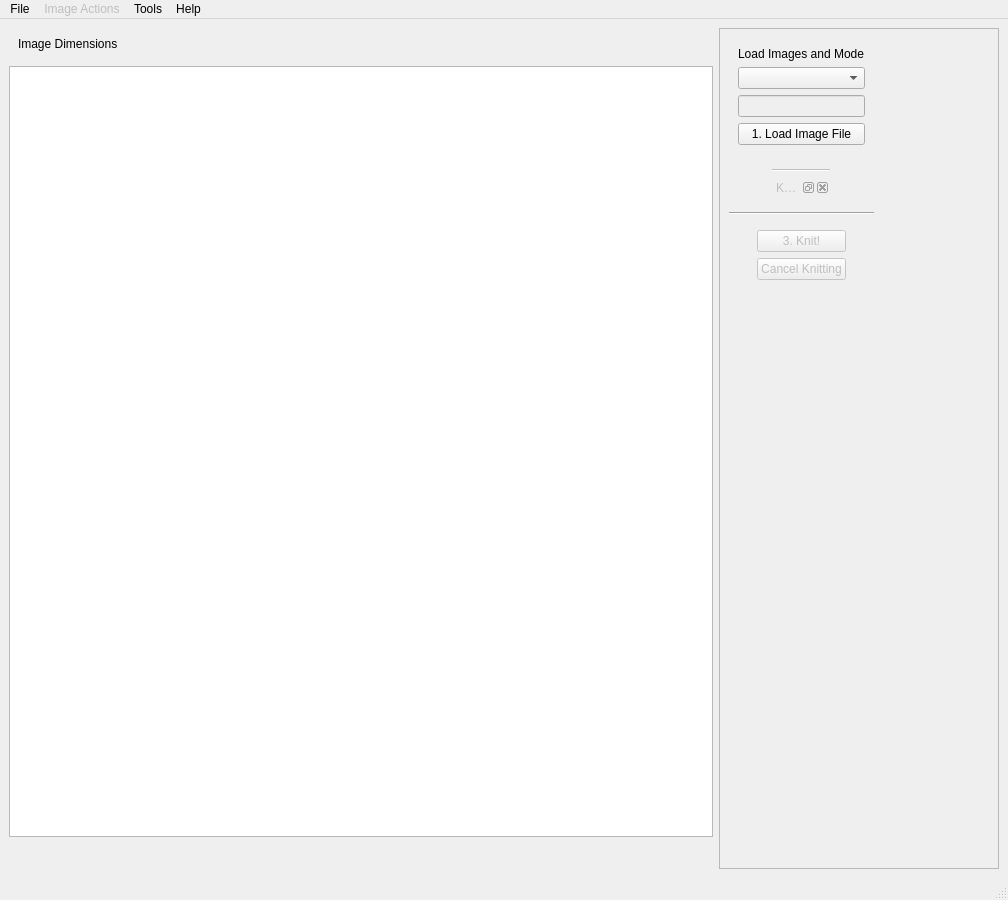
<?xml version="1.0" encoding="UTF-8"?>
<ui version="4.0">
 <class>MainWindow</class>
 <widget class="QMainWindow" name="MainWindow">
  <property name="geometry">
   <rect>
    <x>0</x>
    <y>0</y>
    <width>1008</width>
    <height>900</height>
   </rect>
  </property>
  <property name="windowTitle">
   <string>All Yarns Are Beautiful</string>
  </property>
  <widget class="QWidget" name="centralwidget">
   <layout class="QGridLayout" name="gridLayout">
    <item row="0" column="1" rowspan="3">
     <widget class="QScrollArea" name="assistant_dock">
      <property name="enabled">
       <bool>true</bool>
      </property>
      <property name="sizePolicy">
       <sizepolicy hsizetype="Preferred" vsizetype="Preferred">
        <horstretch>0</horstretch>
        <verstretch>0</verstretch>
       </sizepolicy>
      </property>
      <property name="minimumSize">
       <size>
        <width>280</width>
        <height>0</height>
       </size>
      </property>
      <property name="maximumSize">
       <size>
        <width>540</width>
        <height>16777215</height>
       </size>
      </property>
      <property name="windowTitle">
       <string>Asistant</string>
      </property>
      <property name="layoutDirection">
       <enum>Qt::LeftToRight</enum>
      </property>
      <property name="frameShadow">
       <enum>QFrame::Plain</enum>
      </property>
      <property name="horizontalScrollBarPolicy">
       <enum>Qt::ScrollBarAlwaysOff</enum>
      </property>
      <property name="widgetResizable">
       <bool>false</bool>
      </property>
      <widget class="QWidget" name="dockWidgetContents">
       <property name="geometry">
        <rect>
         <x>0</x>
         <y>0</y>
         <width>500</width>
         <height>700</height>
        </rect>
       </property>
       <property name="sizePolicy">
        <sizepolicy hsizetype="Preferred" vsizetype="Preferred">
         <horstretch>0</horstretch>
         <verstretch>0</verstretch>
        </sizepolicy>
       </property>
       <layout class="QVBoxLayout" name="verticalLayout_5">
        <property name="sizeConstraint">
         <enum>QLayout::SetFixedSize</enum>
        </property>
        <item alignment="Qt::AlignHCenter">
         <widget class="QWidget" name="widget_imgload" native="true">
          <property name="enabled">
           <bool>true</bool>
          </property>
          <property name="sizePolicy">
           <sizepolicy hsizetype="Preferred" vsizetype="Preferred">
            <horstretch>0</horstretch>
            <verstretch>0</verstretch>
           </sizepolicy>
          </property>
          <layout class="QVBoxLayout" name="verticalLayout">
           <property name="sizeConstraint">
            <enum>QLayout::SetMaximumSize</enum>
           </property>
           <item>
            <widget class="QLabel" name="label_3">
             <property name="text">
              <string>Load Images and Mode</string>
             </property>
            </widget>
           </item>
           <item>
            <widget class="QComboBox" name="module_dropdown"/>
           </item>
           <item>
            <widget class="QLineEdit" name="filename_lineedit">
             <property name="enabled">
              <bool>false</bool>
             </property>
             <property name="text">
              <string notr="true"/>
             </property>
            </widget>
           </item>
           <item>
            <widget class="QPushButton" name="load_file_button">
             <property name="text">
              <string>1. Load Image File</string>
             </property>
             <property name="shortcut">
              <string>Ctrl+O</string>
             </property>
            </widget>
           </item>
          </layout>
         </widget>
        </item>
        <item alignment="Qt::AlignHCenter">
         <widget class="QWidget" name="widget_optionsdock" native="true">
          <property name="enabled">
           <bool>false</bool>
          </property>
          <layout class="QVBoxLayout" name="verticalLayout_2">
           <property name="sizeConstraint">
            <enum>QLayout::SetMaximumSize</enum>
           </property>
           <item>
            <widget class="Line" name="line">
             <property name="orientation">
              <enum>Qt::Horizontal</enum>
             </property>
            </widget>
           </item>
           <item>
            <widget class="QDockWidget" name="knitting_options_dock">
             <property name="sizePolicy">
              <sizepolicy hsizetype="Minimum" vsizetype="Maximum">
               <horstretch>0</horstretch>
               <verstretch>0</verstretch>
              </sizepolicy>
             </property>
             <property name="windowTitle">
              <string>Knitting Options</string>
             </property>
             <widget class="QWidget" name="dockWidgetContents_2"/>
            </widget>
           </item>
          </layout>
         </widget>
        </item>
        <item>
         <widget class="Line" name="line_2">
          <property name="orientation">
           <enum>Qt::Horizontal</enum>
          </property>
         </widget>
        </item>
        <item alignment="Qt::AlignHCenter">
         <widget class="QWidget" name="widget_knitcontrol" native="true">
          <property name="enabled">
           <bool>true</bool>
          </property>
          <layout class="QVBoxLayout" name="verticalLayout_3">
           <property name="sizeConstraint">
            <enum>QLayout::SetMaximumSize</enum>
           </property>
           <item>
            <widget class="QPushButton" name="knit_button">
             <property name="enabled">
              <bool>false</bool>
             </property>
             <property name="text">
              <string>3. Knit!</string>
             </property>
             <property name="shortcut">
              <string>Ctrl+Return</string>
             </property>
            </widget>
           </item>
           <item>
            <widget class="QPushButton" name="cancel_button">
             <property name="enabled">
              <bool>false</bool>
             </property>
             <property name="text">
              <string>Cancel Knitting</string>
             </property>
             <property name="shortcut">
              <string>Esc</string>
             </property>
            </widget>
           </item>
          </layout>
         </widget>
        </item>
       </layout>
      </widget>
     </widget>
    </item>
    <item row="0" column="0">
     <layout class="QVBoxLayout" name="image_side_panel">
      <item>
       <widget class="QWidget" name="widget_6" native="true">
        <layout class="QHBoxLayout" name="horizontalLayout_2">
         <item>
          <widget class="QLabel" name="label_4">
           <property name="text">
            <string>Image Dimensions</string>
           </property>
          </widget>
         </item>
         <item>
          <widget class="QLabel" name="dimensions_label">
           <property name="text">
            <string/>
           </property>
          </widget>
         </item>
        </layout>
       </widget>
      </item>
      <item>
       <widget class="QGraphicsView" name="image_pattern_view"/>
      </item>
      <item>
       <widget class="QLabel" name="notification_label">
        <property name="text">
         <string/>
        </property>
        <property name="alignment">
         <set>Qt::AlignCenter</set>
        </property>
       </widget>
      </item>
     </layout>
    </item>
   </layout>
  </widget>
  <widget class="QMenuBar" name="menubar">
   <property name="geometry">
    <rect>
     <x>0</x>
     <y>0</y>
     <width>1008</width>
     <height>20</height>
    </rect>
   </property>
   <widget class="QMenu" name="menuFile">
    <property name="title">
     <string>File</string>
    </property>
    <addaction name="actionQuit"/>
   </widget>
   <widget class="QMenu" name="menuHelp">
    <property name="title">
     <string>Help</string>
    </property>
    <addaction name="actionAbout"/>
   </widget>
   <widget class="QMenu" name="menuTools">
    <property name="title">
     <string>Tools</string>
    </property>
    <addaction name="actionLoad_AYAB_Firmware"/>
   </widget>
   <widget class="QMenu" name="menuImage_Actions">
    <property name="enabled">
     <bool>false</bool>
    </property>
    <property name="title">
     <string>Image Actions</string>
    </property>
    <addaction name="actionInvert"/>
    <addaction name="actionRepeat"/>
    <addaction name="separator"/>
    <addaction name="actionVertical_Flip"/>
    <addaction name="actionMirror"/>
    <addaction name="separator"/>
    <addaction name="actionRotate_Left"/>
    <addaction name="actionRotate_Right"/>
    <addaction name="separator"/>
   </widget>
   <addaction name="menuFile"/>
   <addaction name="menuImage_Actions"/>
   <addaction name="menuTools"/>
   <addaction name="menuHelp"/>
  </widget>
  <widget class="QStatusBar" name="statusbar"/>
  <action name="actionLoad_AYAB_Firmware">
   <property name="text">
    <string>Load AYAB Firmware</string>
   </property>
  </action>
  <action name="actionQuit">
   <property name="text">
    <string>Quit</string>
   </property>
   <property name="shortcut">
    <string>Ctrl+Q</string>
   </property>
  </action>
  <action name="actionOpen_Knitting_Project">
   <property name="text">
    <string>Open Knitting Project</string>
   </property>
  </action>
  <action name="actionAbout">
   <property name="text">
    <string>Help - About</string>
   </property>
  </action>
  <action name="actionHelp">
   <property name="text">
    <string>Help</string>
   </property>
  </action>
  <action name="actionInvert">
   <property name="text">
    <string>Invert</string>
   </property>
   <property name="shortcut">
    <string>Ctrl+I</string>
   </property>
  </action>
  <action name="actionRepeat">
   <property name="text">
    <string>Repeat</string>
   </property>
   <property name="shortcut">
    <string>Ctrl+R</string>
   </property>
  </action>
  <action name="actionMirror">
   <property name="text">
    <string>Mirror</string>
   </property>
   <property name="shortcut">
    <string>Ctrl+Up</string>
   </property>
  </action>
  <action name="actionRotate_Left">
   <property name="text">
    <string>Rotate Left</string>
   </property>
   <property name="shortcut">
    <string>Ctrl+Left</string>
   </property>
  </action>
  <action name="actionRotate_Right">
   <property name="text">
    <string>Rotate Right</string>
   </property>
   <property name="shortcut">
    <string>Ctrl+Right</string>
   </property>
  </action>
  <action name="actionSmart_Resize">
   <property name="text">
    <string>Smart Resize</string>
   </property>
  </action>
  <action name="actionVertical_Flip">
   <property name="text">
    <string>Vertical Flip</string>
   </property>
   <property name="shortcut">
    <string>Ctrl+Down</string>
   </property>
  </action>
 </widget>
 <resources/>
 <connections/>
</ui>
